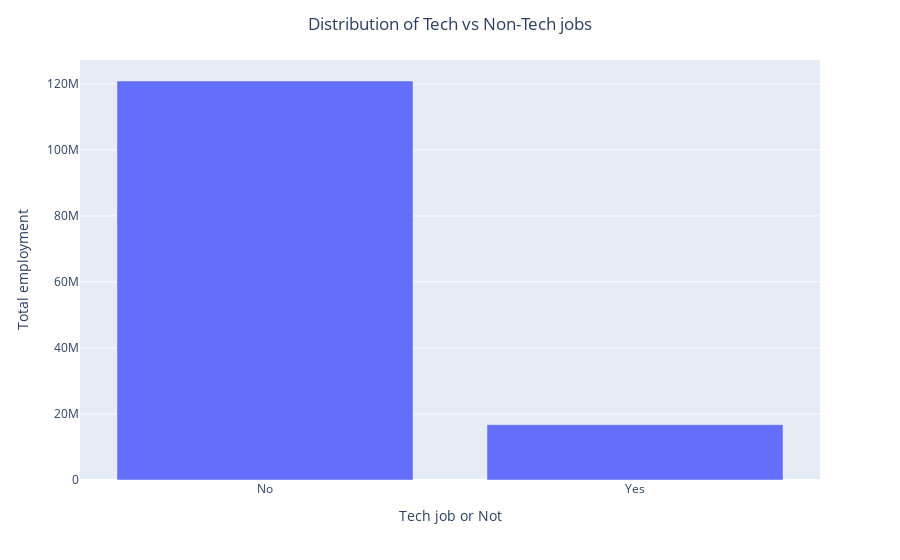

Notebook source saved alongside this figure:
### Code cell
# FIND THE TOTAL EMPLOYMENT SPLIT BETWEEN TECH AND NON-TECH JOBS

grpd=df_occupations.groupby(['tech_job'])
total_employment=grpd['tot_emp'].sum().reset_index().sort_values(by='tot_emp', ascending=False)
fig_4= px.bar(total_employment,'tech_job','tot_emp')
fig_4.update_layout(yaxis_title="Total employment",xaxis_title="Tech job or Not", title="Distribution of Tech vs Non-Tech jobs", title_x=0.5)

### Figure 1 — Plotly figure (JSON) as saved in the notebook; plotly's stock layout.template omitted (floating-point values rounded to 4 significant figures)
{"data": [{"alignmentgroup": "True", "hovertemplate": "tech_job=%{x}<br>tot_emp=%{y}<extra></extra>", "legendgroup": "", "marker": {"color": "#636efa"}, "name": "", "offsetgroup": "", "orientation": "v", "showlegend": false, "textposition": "auto", "type": "bar", "x": ["No", "Yes"], "xaxis": "x", "y": [120866300, 16767730], "yaxis": "y"}], "layout": {"barmode": "relative", "legend": {"tracegroupgap": 0}, "margin": {"t": 60}, "title": {"text": "Distribution of Tech vs Non-Tech jobs", "x": 0.5}, "xaxis": {"anchor": "y", "domain": [0, 1], "title": {"text": "Tech job or Not"}}, "yaxis": {"anchor": "x", "domain": [0, 1], "title": {"text": "Total employment"}}}}
